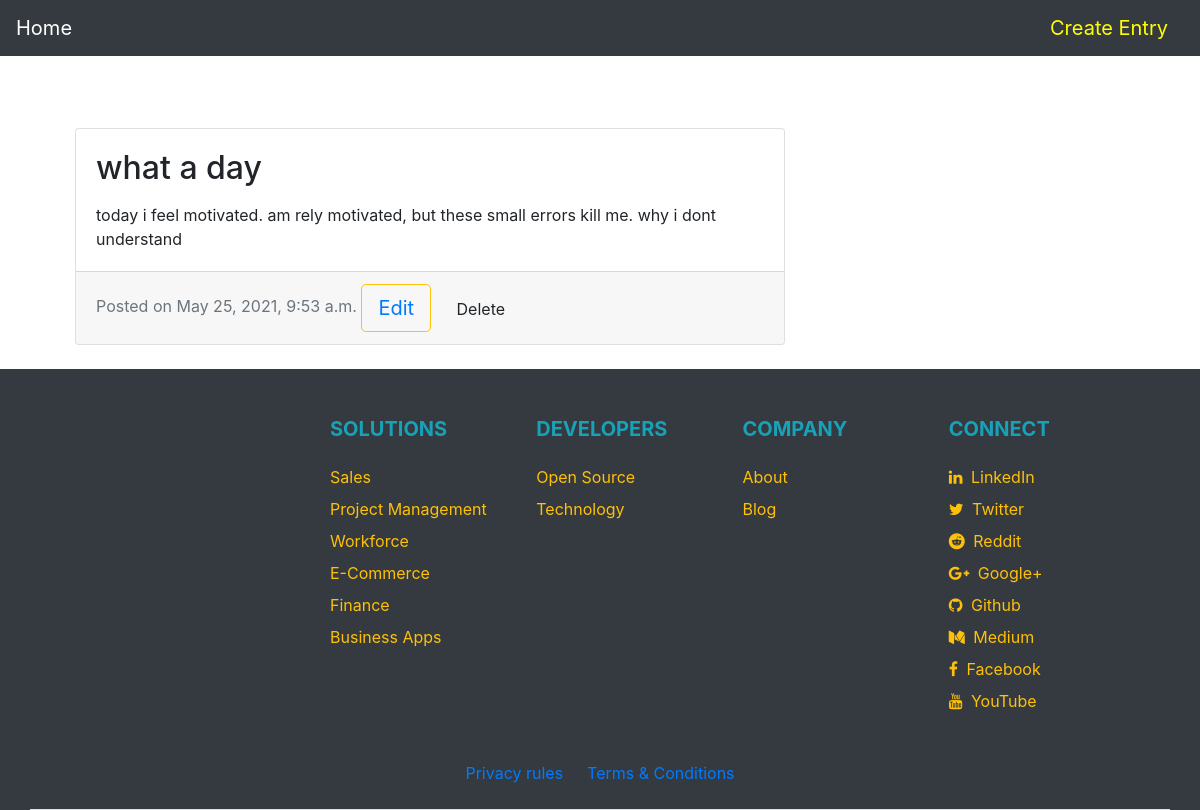
The app's page /entry_detail/32/ with its own data.
### landingpage/models.py (models this page shows, shortened)
class Diary(models.Model):
    diary_title = models.CharField(max_length=200, default='', null=True)
    diary_editor = models.TextField()
    diary_time_created = models.DateTimeField(auto_now_add=True)

### landingpage/views.py (the view)
# urls.py: path('entry_detail/<str:pk_test>/', views.EntryDetail, name='entry-detail'),
def EntryDetail(request, pk_test):
    entry = Diary.objects.get(id=pk_test)
    context = {'entry':entry}
    return render(request, 'mdiary/entry_detail.html', context)

### landingpage/templates/mdiary/entry_detail.html (shortened to what this page needs)
<head>
</head>
    {% include 'mdiary/nav.html' %}
    <div class="col-sm-8">
        <br>
        <br>
            <div class="card mb-4 mt-4" style="margin-left: 60px;">
            <div class="card-body">
                <h2 class="card-title" >{{ entry.diary_title|linebreaks }}</h2>
                <p class="card-text">{{ entry.diary_editor }}</p>
            </div>
            <div class="card-footer text-muted">
                Posted on {{entry.diary_time_created}}
                <button type="button" class="btn  btn-lg btn-outline-warning"> <a href="{% url 'update' entry.pk %}">Edit</a></button>
                <a type="button" class="btn-sm btn-outline-danger">{% include 'mdiary/delete.html' %}</a>
            </div>
            </div>
    </div>
{% include 'mdiary/footer.html' %}

### records on screen
Diary: diary_title "what a day", diary_editor "today i feel motivated. am rely motivated, but these small errors kill me. why i dont understand", diary_time_created "May 25, 2021, 9:53 a.m."
